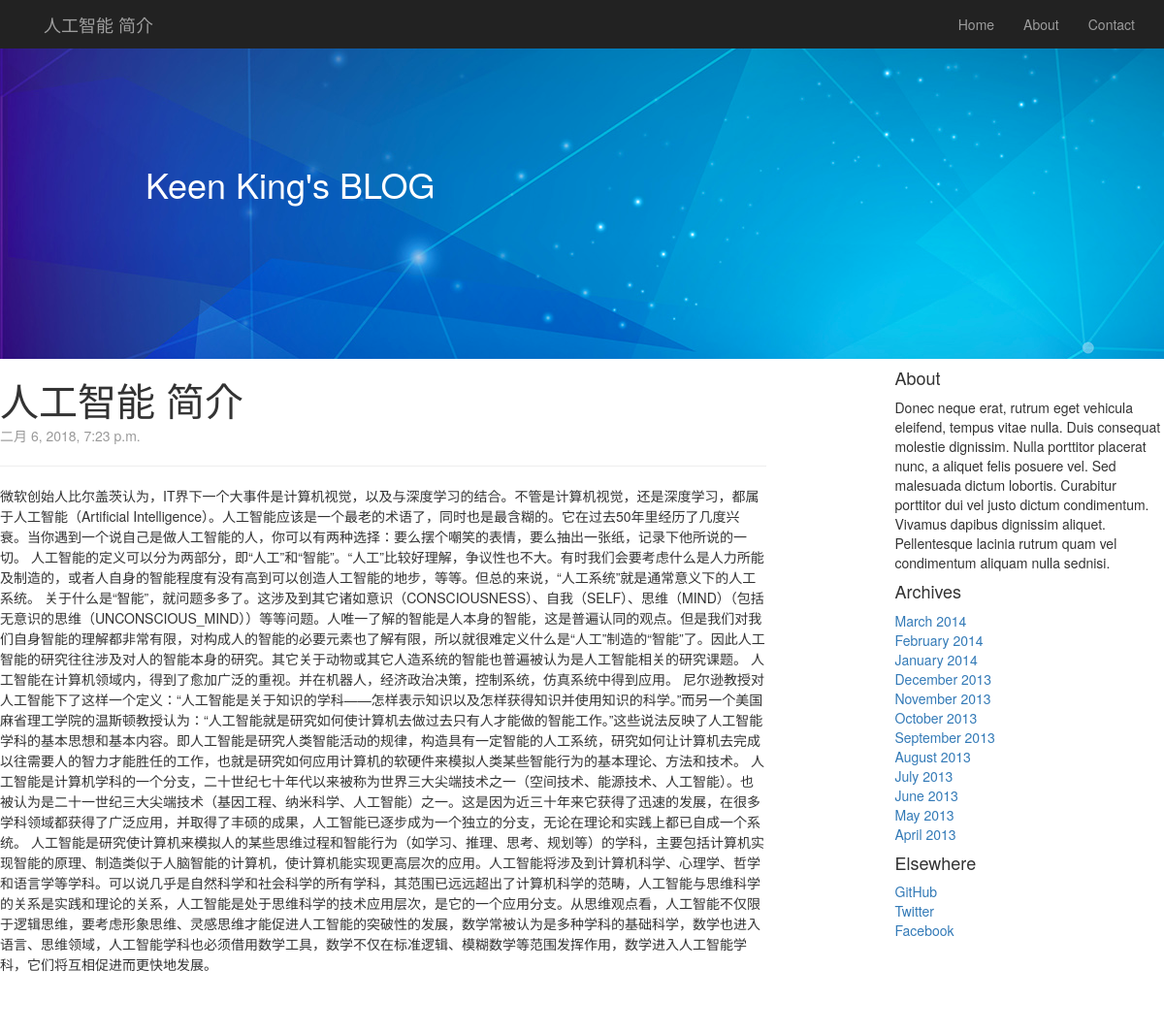
Screenshot of /detail/3/ with the database file from the repository.
### myblog/models.py (models this page shows, shortened)
class BlogPost(models.Model):
    title = models.CharField(u"博客标题", max_length=100)  # 博客标题
    category = models.CharField(u"博客标签", max_length=50, blank=True)  # 博客标签
    pub_date = models.DateTimeField(u"发布日期", auto_now_add=True, editable=True)  # 博客发布日期
    update_time = models.DateTimeField(u'更新时间', auto_now=True, null=True)
    content = models.TextField(blank=True, null=True)  # 博客文章正文
    class Meta:  # 按时间下降排序
        ordering = ['-pub_date']
        verbose_name = "文章"
        verbose_name_plural = "文章"

### myblog/views.py (the view)
# urls.py: url(r'^detail/(\d+)/$', get_details, name='blog_get_detail'),
def get_details(request,blog_id):
    try:
        blog = BlogPost.objects.get(id = blog_id)
    except:
        raise Http404
    ctx = {
        'blog':blog
    }
    return render(request,'blog_details.html',ctx)

### templates/blog_details.html (shortened to what this page needs)
{% load staticfiles %}
<!DOCTYPE html>
<html lang="en">
<head>
    <link rel="stylesheet" href={% static 'css/bootstrap.min.css' %}>
    <link rel="stylesheet" href={% static 'css/Mycss.css' %}>
</head>
<body>
<nav class="nav  navbar-fixed-top navbar-inverse"  role="navigation">
    <div class="container">
        <div class="navbar-header">
            <div class="navbar-brand nav-title">
                <p>{{ blog.title }}</p>
            </div>
        </div>
        <div class="collapse navbar-collapse" id="navbar-menu">
            <ul class="nav navbar-nav navbar-right">
                <li class="cative">
                    <a href="#">Home</a>
                </li>
                <li class="cative">
                    <a href="#">About</a>
                </li>
                <li class="cative">
                    <a href="#">Contact</a>
                </li>
            </ul>
        </div>
    </div>
</nav>
<div class="header-img" style="background: url({% static 'images/7.jpg'%});width: 100%;height: 350px;">
    <h1 style="padding: 150px;color: white">Keen King's BLOG</h1>
</div>
<div style="overflow:hidden;">
    <div class="row">
        <div class="col-sm-8" style="line-height: 1.5">
            <div style="margin-bottom: 60px">
                <h2 style="margin-bottom: 5px;font-size: 40px">{{ blog.title }}</h2>
                <p style="margin-bottom: 20px;color: #999">{{ blog.update_time }}</p>
                <hr>
                <p>{{ blog.content }}</p>
            </div>
        </div>
        <div class="col-sm-3 col-sm-offset-1 blog-sidebar">
          <div class="sidebar-module sidebar-module-inset">
            <h4>About</h4>
            <p>Donec neque erat, rutrum eget vehicula eleifend, tempus vitae nulla. Duis consequat molestie dignissim. Nulla porttitor placerat nunc, a aliquet felis posuere vel. Sed malesuada dictum lobortis. Curabitur porttitor dui vel justo dictum condimentum. Vivamus dapibus dignissim aliquet. Pellentesque lacinia rutrum quam vel condimentum aliquam nulla sednisi.
</p>
          </div>
          <div class="sidebar-module">
            <h4>Archives</h4>
            <ol class="list-unstyled">
              <li><a href="#">March 2014</a></li>
              <li><a href="#">February 2014</a></li>
              <li><a href="#">January 2014</a></li>
              <li><a href="#">December 2013</a></li>
              <li><a href="#">November 2013</a></li>
              <li><a href="#">October 2013</a></li>
              <li><a href="#">September 2013</a></li>
              <li><a href="#">August 2013</a></li>
              <li><a href="#">July 2013</a></li>
              <li><a href="#">June 2013</a></li>
              <li><a href="#">May 2013</a></li>
              <li><a href="#">April 2013</a></li>
            </ol>
          </div>
          <div class="sidebar-module">
            <h4>Elsewhere</h4>
            <ol class="list-unstyled">
              <li><a href="#">GitHub</a></li>
              <li><a href="#">Twitter</a></li>
              <li><a href="#">Facebook</a></li>
            </ol>
          </div>
        </div>
    </div>
</div>
</body>
</html>

### rows the page displays
BlogPost: title "人工智能 简介", update_time "二月 6, 2018, 7:23 p.m.", content "微软创始人比尔盖茨认为，IT界下一个大事件是计算机视觉，以及与深度学习的结合。不管是计算机视觉，还是深度学习，都属于人工智能（Artificial Intelligence）。人工智能应该是一个最老的术语了，同时也是最含糊的。它在过去50年里经历了几度兴衰。当你遇到一个说自己是做人工智能的人，你可以有两种选择：要么摆个嘲笑的表情，要么抽出一张纸，记录下他所说的一切。 人工智能的定义可以分为两部分，即“人工”和“智能”。“人工”比较好理解，争议性也不大。有时我们会要考虑什么是人力所能及制造的，或者人自身的智能程度有没有高到可以创造人工智能的地步，等等。但总的来说，“人工系统”就是通常意义下的人工系统。 关于什么是“智能”，就问题多多了。这涉及到其它诸如意识（CONSCIOUSNESS）、自我（SELF）、思维（MIND）（包括无意识的思维（UNCONSCIOUS_MIND））等等问题。人唯一了解的智能是人本身的智能，这是普遍认同的观点。但是我们对我们自身智能的理解都非常有限，对构成人的智能的必要元素也了解有限，所以就很难定义什么是“人工”制造的“智能”了。因此人工智能的研究往往涉及对人的智能本身的研究。其它关于动物或其它人造系统的智能也普遍被认为是人工智能相关的研究课题。 人工智能在计算机领域内，得到了愈加广泛的重视。并在机器人，经济政治决策，控制系统，仿真系统中得到应用。…"
